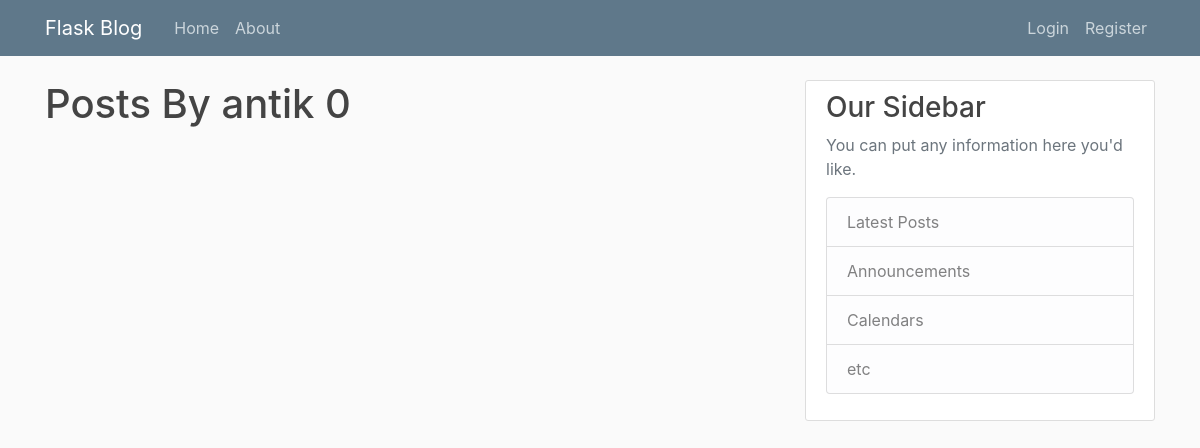
The app's page /user/antik, older data.
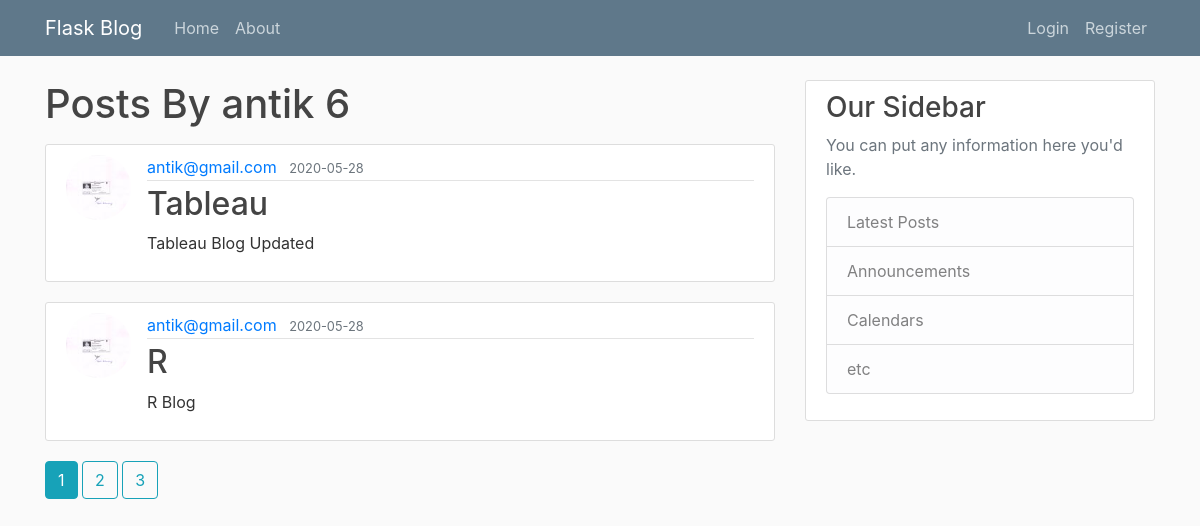
The same page, newer data.
### flask_blog/models.py (models this page shows, shortened)
class Post(db.Model):
    id=db.Column(db.Integer,primary_key=True)
    title=db.Column(db.String(100), nullable=False)
    date_posted=db.Column(db.DateTime, nullable=False,default=datetime.utcnow)
    content=db.Column(db.Text, nullable=False)
    user_id=db.Column(db.Integer, db.ForeignKey('user.id'),nullable=False)

class User(db.Model,UserMixin):
    id=db.Column(db.Integer, primary_key=True)
    username=db.Column(db.String(20),unique=True,nullable=False)
    email=db.Column(db.String(120),unique=True,nullable=False)
    image_file=db.Column(db.String(20),nullable=False, default='default.jpeg')
    password=db.Column(db.String(60),nullable=False)
    '''
    Lazy loading refers to objects are returned from a query
    without the related objects loaded at first. When the given
    collection or reference is first accessed on a particular object,an
    additional SELECT statement is emitted such that the requested collection is loaded.
    '''
    posts=db.relationship('Post',backref='author',lazy=True)

### flask_blog/users/routes.py (the view)
@users.route("/user/<string:username>",methods=['GET'])
def user_posts(username):
    page=request.args.get('page',1,type=int)
    user=User.query.filter_by(username=username).first_or_404()
    wall_post=Post.query.filter_by(author=user).order_by(Post.date_posted.desc()).paginate(per_page=2,page=page)
    return render_template('user_posts.html',posts=wall_post,user=user)

### flask_blog/templates/user_posts.html
{% extends "layout.html" %}
{% block content %}
<h1 class="mb-3">Posts By {{ user.username }} {{ posts.total }}</h1>
{% for post in posts.items %}
  <article class="media content-section">
    <img class="rounded-circle article-img" src="{{ url_for('static',  filename='profile_pics/'+ post.author.image_file) }}" alt="">
    <div class="media-body">
      <div class="article-metadata">
        <a class="mr-2" href="{{ url_for('users.user_posts', username=user.username) }}">{{ post.author.email }}</a>
        <small class="text-muted">{{ post.date_posted.strftime('%Y-%m-%d') }}</small>
      </div>
      <h2><a class="article-title" href="{{ url_for('posts.post', post_id=post.id) }}">{{ post.title }}</a></h2>
      <p class="article-content">{{ post.content }}</p>
    </div>
  </article>
{% endfor %}
{%  for page_num in posts.iter_pages(left_edge=1,right_edge=1,left_current=1, right_current=2) %}
  {% if page_num %}
    {% if page_num==posts.page %}
      <a class="btn btn-info mb-4" href="{{ url_for('users.user_posts', username=user.username ,page=page_num) }}">{{ page_num }}</a>
    {% else %}
      <a class="btn btn-outline-info mb-4" href="{{ url_for('users.user_posts', username=user.username ,page=page_num) }}">{{ page_num }}</a>
    {% endif %}
  {% else %}
  ...
  {% endif %}
{% endfor %}
{% endblock content %}

Row changes from the older to the newer data that the page shows:
added Post: image_file (picture), author.email "antik@gmail.com", date_posted "2020-05-28", title "Tableau", content "Tableau Blog Updated"
added Post: image_file (picture), author.email "antik@gmail.com", date_posted "2020-05-28", title "R", content "R Blog"
Text that changed along with them:
{{ posts.total }}: "0" → "6"
new list line: "1"
new list line: "2"
new list line: "3"
